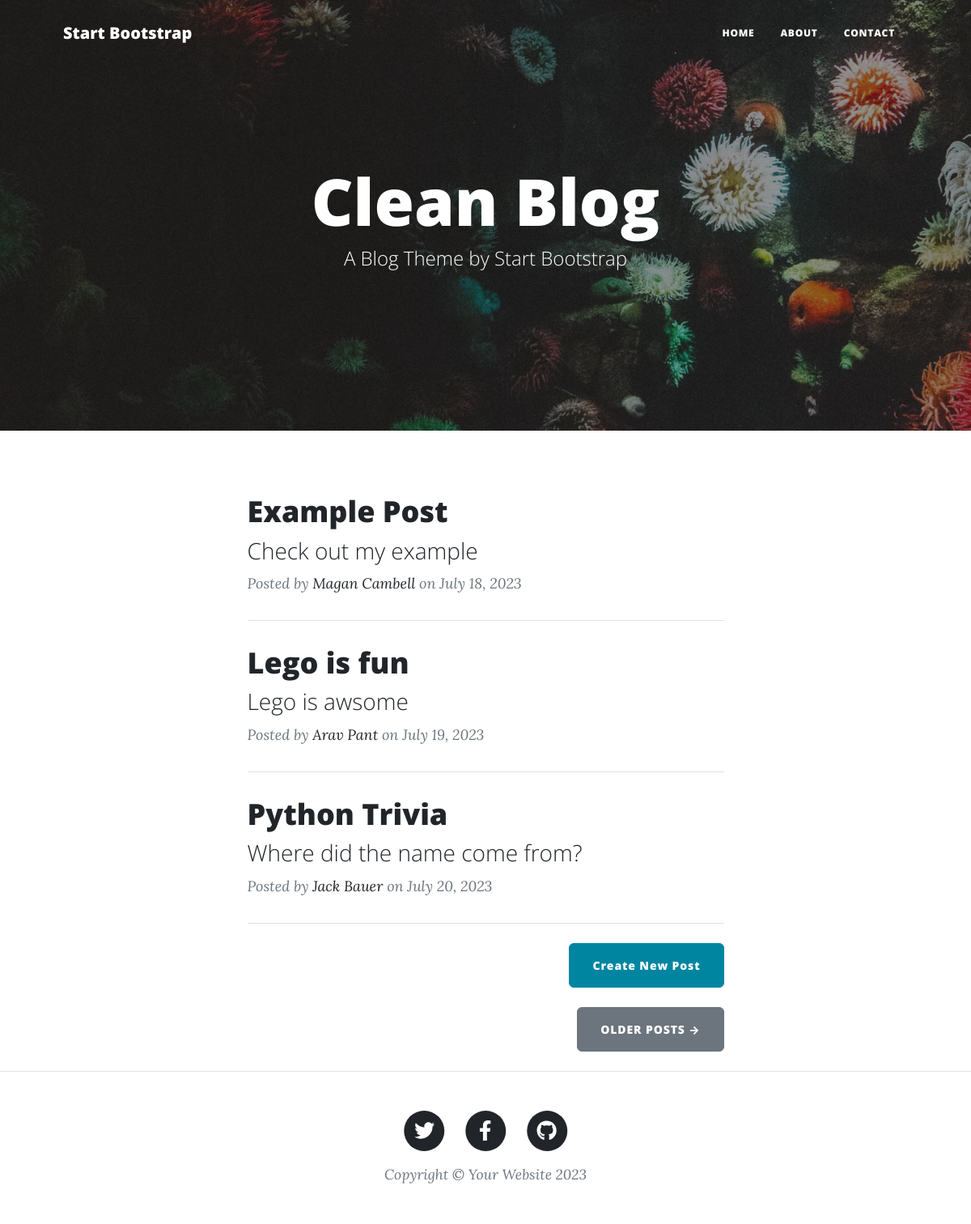
Before: / with the older database file.
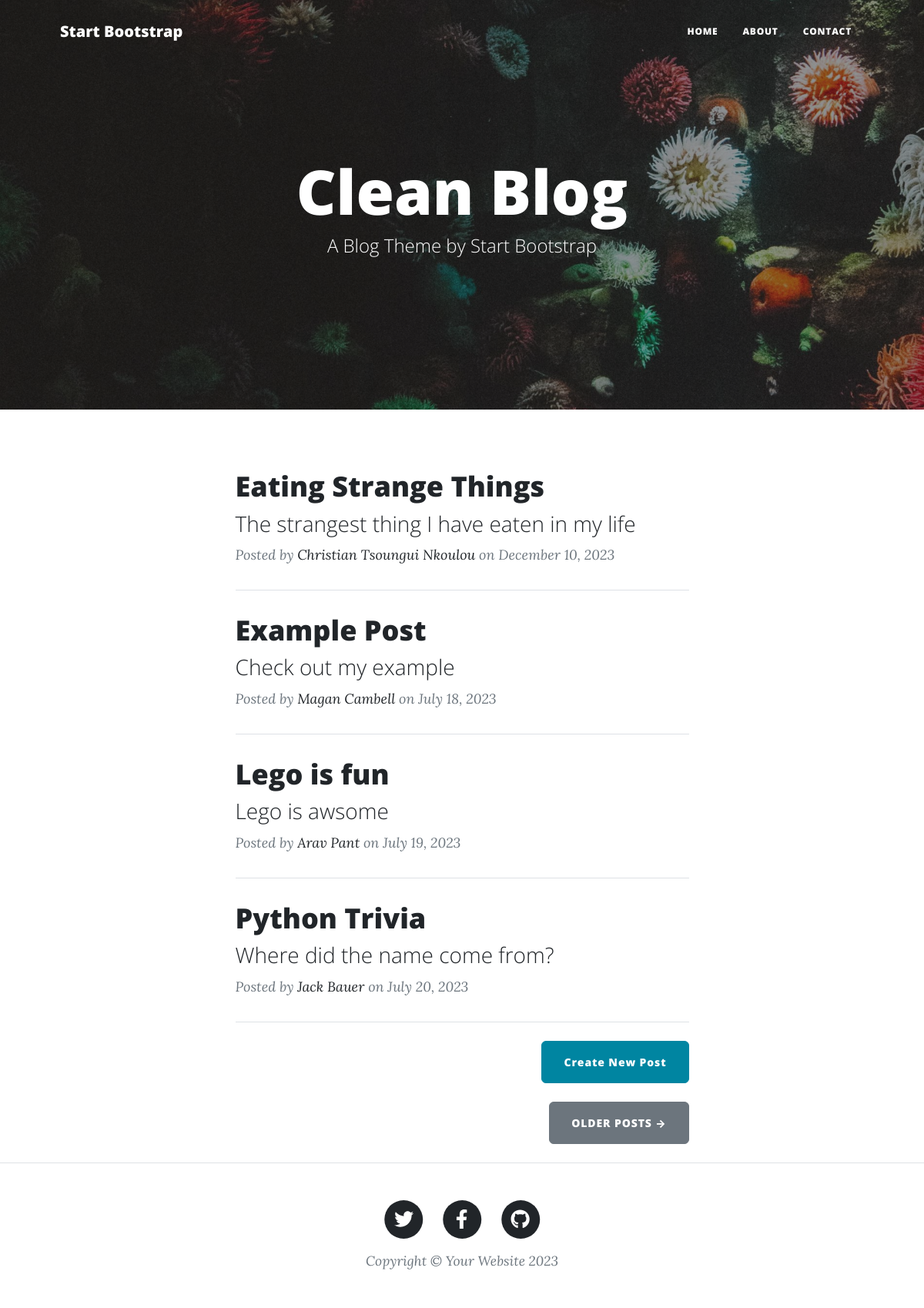
After: the same page with the newer database file.
### main.py (models this page shows)
class BlogPost(db.Model):
    id = db.Column(db.Integer, primary_key=True)
    title = db.Column(db.String(250), unique=True, nullable=False)
    subtitle = db.Column(db.String(250), nullable=False)
    date = db.Column(db.String(250), nullable=False)
    body = db.Column(db.Text, nullable=False)
    author = db.Column(db.String(250), nullable=False)
    img_url = db.Column(db.String(250), nullable=False)

### main.py (the view)
@app.route('/')
def get_all_posts():
    posts = []
    with app.app_context():
        results = db.session.execute(db.select(BlogPost).order_by(BlogPost.date))
        posts = results.scalars().all()
    return render_template("index.html", all_posts=posts)

### templates/index.html
{% include "header.html" %}
<header
  class="masthead"
  style="background-image: url('../static/assets/img/home-bg.jpg')"
>
  <div class="container position-relative px-4 px-lg-5">
    <div class="row gx-4 gx-lg-5 justify-content-center">
      <div class="col-md-10 col-lg-8 col-xl-7">
        <div class="site-heading">
          <h1>Clean Blog</h1>
          <span class="subheading">A Blog Theme by Start Bootstrap</span>
        </div>
      </div>
    </div>
  </div>
</header>
<div class="container px-4 px-lg-5">
  <div class="row gx-4 gx-lg-5 justify-content-center">
    <div class="col-md-10 col-lg-8 col-xl-7">
      {% for post in all_posts %}
      <div class="post-preview">
        <a href="{{ url_for('show_post', post_id=post.id) }}">
          <h2 class="post-title">{{ post.title }}</h2>
          <h3 class="post-subtitle">{{ post.subtitle }}</h3>
        </a>
        <p class="post-meta">
          Posted by
          <a href="#">{{post.author}}</a>
          on {{post.date}}
        </p>
      </div>
      <hr class="my-4" />
      {% endfor %}
      <div class="d-flex justify-content-end mb-4">
        <a
          class="btn btn-primary float-right"
          href="{{ url_for('add_new_post') }}"
          >Create New Post</a
        >
      </div>
      <div class="d-flex justify-content-end mb-4">
        <a class="btn btn-secondary text-uppercase" href="#!">Older Posts →</a>
      </div>
    </div>
  </div>
</div>
{% include "footer.html" %}

### templates/header.html (shortened to what this page needs)
<!DOCTYPE html>
<html lang="en">
  <head>
    {% block styles %}
    {{ bootstrap.load_css() }}
    <link
      href="{{ url_for('static', filename='css/styles.css') }}"
      rel="stylesheet"
    />
    {% endblock %}
  </head>
  <body>
    <nav class="navbar navbar-expand-lg navbar-light" id="mainNav">
      <div class="container px-4 px-lg-5">
        <a class="navbar-brand" href="/">Start Bootstrap</a>
        <div class="collapse navbar-collapse" id="navbarResponsive">
          <ul class="navbar-nav ms-auto py-4 py-lg-0">
            <li class="nav-item">
              <a
                class="nav-link px-lg-3 py-3 py-lg-4"
                href="{{ url_for('get_all_posts') }}"
                >Home</a
              >
            </li>
            <li class="nav-item">
              <a
                class="nav-link px-lg-3 py-3 py-lg-4"
                href="{{ url_for('about') }}"
                >About</a
              >
            </li>
            <li class="nav-item">
              <a
                class="nav-link px-lg-3 py-3 py-lg-4"
                href="{{ url_for('contact') }}"
                >Contact</a
              >
            </li>
          </ul>
        </div>
      </div>
    </nav>

### templates/footer.html (shortened to what this page needs)
        <footer class="border-top">
          <div class="container px-4 px-lg-5">
              <div class="row gx-4 gx-lg-5 justify-content-center">
                  <div class="col-md-10 col-lg-8 col-xl-7">
                      <ul class="list-inline text-center">
                          <li class="list-inline-item">
                              <a href="#!">
                                  <span class="fa-stack fa-lg">
                                      <i class="fas fa-circle fa-stack-2x"></i>
                                      <i class="fab fa-twitter fa-stack-1x fa-inverse"></i>
                                  </span>
                              </a>
                          </li>
                          <li class="list-inline-item">
                              <a href="#!">
                                  <span class="fa-stack fa-lg">
                                      <i class="fas fa-circle fa-stack-2x"></i>
                                      <i class="fab fa-facebook-f fa-stack-1x fa-inverse"></i>
                                  </span>
                              </a>
                          </li>
                          <li class="list-inline-item">
                              <a href="#!">
                                  <span class="fa-stack fa-lg">
                                      <i class="fas fa-circle fa-stack-2x"></i>
                                      <i class="fab fa-github fa-stack-1x fa-inverse"></i>
                                  </span>
                              </a>
                          </li>
                      </ul>
                      <div class="small text-center text-muted fst-italic">Copyright &copy; Your Website 2023</div>
                  </div>
              </div>
          </div>
      </footer>
  </body>
</html>

Changed rows visible on the page:
added BlogPost: title "Eating Strange Things", subtitle "The strangest thing I have eaten in my life", author "Christian Tsoungui Nkoulou", date "December 10, 2023"
